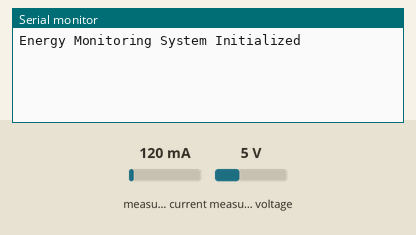
This sketch was run on a simulated ESP32. On the bench: the last lines printed to the serial monitor. The inputs (shaded band) are chosen by the test bench; at power-on: measured current 120 mA, measured voltage 5 V. WiFi joins after 1.5 s; servers stay silent unless stated; EEPROM starts erased.

Above: at 3.0 s.
3.1 s: measured current set to 40 mA
At 7.8 s:
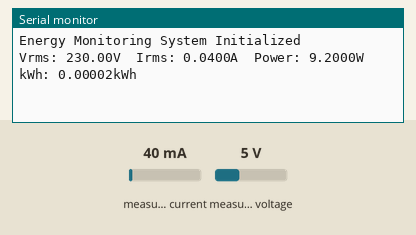
13.5 s: measured voltage set to 0.3 V
At 14.2 s:
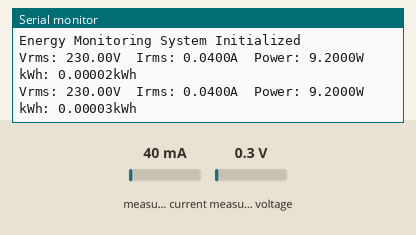
15.0 s: measured current set to 500 mA
16.5 s: measured voltage set to 3.8 V
At 17.9 s:
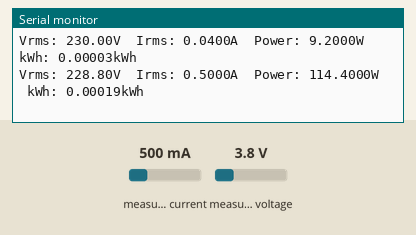

Measured:
- after the input at 3.1 s, the serial monitor: prints a new line after 3.9 s (image 1)
- after the input at 16.5 s, the serial monitor: prints a new line after 0.51 s (image 3)

The sketch:

EnergyMonitoringSystem.ino
```cpp
/**
 * Advanced Energy Monitoring System
 *
 * This system measures voltage, current, and power consumption,
 * calculates energy usage over time, and reports data to a cloud service.
 *
 * Components:
 * - ESP32 microcontroller
 * - ZMPT101B voltage sensor
 * - Current transformer sensor
 * - WiFi connectivity
 * - Cloud integration for remote monitoring
 *
 */

#include <ZMPT101B.h>
#include "EmonLib.h"
#include <EEPROM.h>
#include <WiFi.h>
#include <WiFiClient.h>
#include <BlynkSimpleEsp32.h>

// Configuration constants
#define VOLTAGE_SENSOR_PIN A0
#define CURRENT_SENSOR_PIN 34
#define VOLTAGE_CALIBRATION 41.5
#define CURRENT_CALIBRATION 0.15
#define MAINS_FREQUENCY 50.0
#define SENSITIVITY 971.25f

// Cloud service credentials (replace with your own)
#define CLOUD_TEMPLATE_ID "TMPL_ID_PLACEHOLDER"
#define CLOUD_TEMPLATE_NAME "Energy_Meter"
#define CLOUD_AUTH_TOKEN "AUTH_TOKEN_PLACEHOLDER"

// WiFi credentials (to be filled securely)
const char ssid[] = "WIFI_SSID";
const char pass[] = "WIFI_PASSWORD";

// Sensor initialization
ZMPT101B voltageSensor(VOLTAGE_SENSOR_PIN, MAINS_FREQUENCY);
EnergyMonitor emon;

// Timer for regular updates
BlynkTimer timer;

// Energy calculation variables
float kWh = 0.0;
unsigned long lastMillis = 0;

// EEPROM address for persistent storage
const int EEPROM_KWH_ADDR = 0;

// Function prototypes
void sendEnergyDataToCloud();
void readEnergyDataFromEEPROM();
void saveEnergyDataToEEPROM();

void setup() {
    Serial.begin(115200);

    // Initialize cloud connection
    Blynk.begin(CLOUD_AUTH_TOKEN, ssid, pass);

    // Configure voltage sensor
    voltageSensor.setSensitivity(SENSITIVITY);

    // Initialize EEPROM
    EEPROM.begin(sizeof(float));
    readEnergyDataFromEEPROM();

    // Setup energy monitoring
    emon.voltage(35, VOLTAGE_CALIBRATION, 1.7);
    emon.current(CURRENT_SENSOR_PIN, CURRENT_CALIBRATION);

    // Set up periodic data transmission
    timer.setInterval(5000L, sendEnergyDataToCloud);

    Serial.println("Energy Monitoring System Initialized");
}

void loop() {
    Blynk.run();
    timer.run();
}

void sendEnergyDataToCloud() {
    emon.calcVI(20, 2000);

    // Calculate energy consumption
    unsigned long currentMillis = millis();
    float timeDelta = (currentMillis - lastMillis) / 3600000.0;  // Convert to hours
    kWh += emon.apparentPower * timeDelta / 1000.0;  // Convert W to kW
    lastMillis = currentMillis;

    // Log data for debugging
    Serial.printf("Vrms: %.2fV\tIrms: %.4fA\tPower: %.4fW\tkWh: %.5fkWh\n",
                  emon.Vrms, emon.Irms, emon.apparentPower, kWh);

    // Persist data
    saveEnergyDataToEEPROM();

    // Send data to cloud
    Blynk.virtualWrite(V0, emon.Vrms);
    Blynk.virtualWrite(V1, emon.Irms);
    Blynk.virtualWrite(V2, emon.apparentPower);
    Blynk.virtualWrite(V3, kWh);
}

void readEnergyDataFromEEPROM() {
    EEPROM.get(EEPROM_KWH_ADDR, kWh);
    if (isnan(kWh)) {
        kWh = 0.0;
        saveEnergyDataToEEPROM();
    }
}

void saveEnergyDataToEEPROM() {
    EEPROM.put(EEPROM_KWH_ADDR, kWh);
    EEPROM.commit();
}
```
